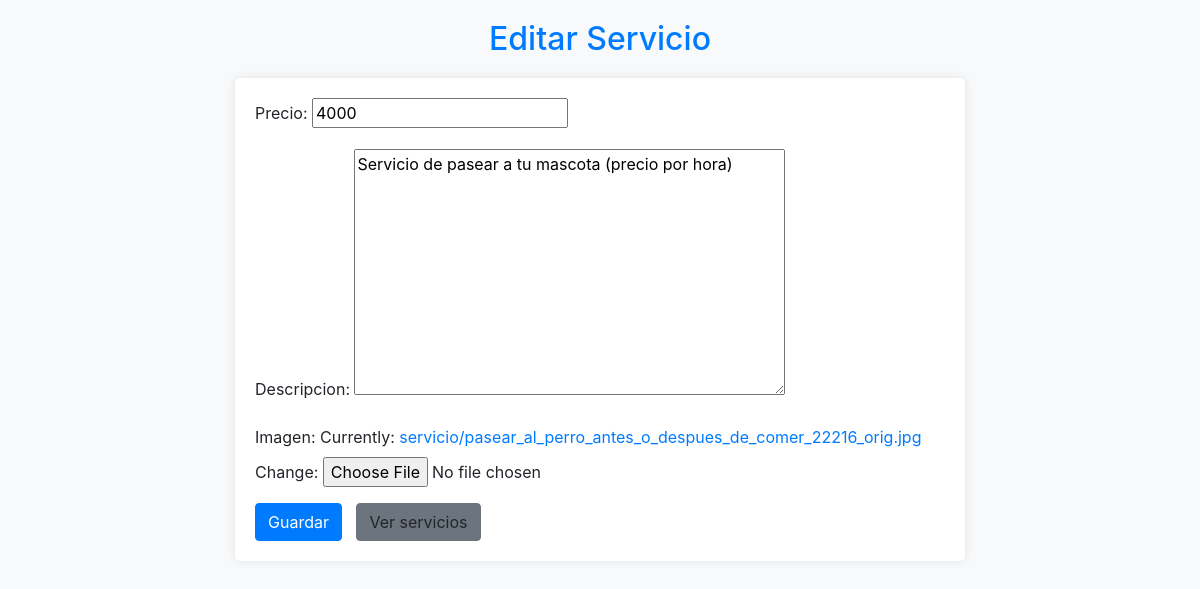
/petcare/editar/7/, run on the app's committed database.
### PetCare/models.py (models this page shows)
class Servicio(models.Model):
        id_servicio = models.AutoField(db_column='idServicio', primary_key=True)
        precio = models.CharField(max_length=10, null=True, default=None)
        imagen = models.ImageField(upload_to='servicio/', null='media/default.png')
        descripcion = models.TextField()

### PetCare/views.py (the view)
# urls.py: path('editar/<int:servicio_id>/', views.editar, name='editar'),
def editar(request, servicio_id):
    servicio = get_object_or_404(Servicio, id_servicio=servicio_id)
    if request.method == 'POST':
        form = ServicioForm(request.POST, request.FILES, instance=servicio)  # Añade request.FILES aquí
        if form.is_valid():
            form.save()
            return redirect('crud')
    else:
        form = ServicioForm(instance=servicio)
    return render(request, 'editar.html', {'form': form})

### PetCare/forms.py
class ServicioForm(forms.ModelForm):
    class Meta:
        model = Servicio
        fields = ['precio', 'descripcion', 'imagen']

### PetCare/templates/editar.html (shortened to what this page needs)
<!DOCTYPE html>
<html lang="en">
<head>
    <link href="https://stackpath.bootstrapcdn.com/bootstrap/4.3.1/css/bootstrap.min.css" rel="stylesheet">
</head>
<body>
    <div class="container">
        <div class="row justify-content-center">
            <div class="col-md-8">
                <h2 class="text-center">Editar Servicio</h2>
                <form method="post" class="form-group" enctype="multipart/form-data">
                    {{ form.as_p }}
                    <button type="submit" class="btn btn-primary">Guardar</button>
                    <a href="{% url 'crud' %}" class="btn btn-back">Ver servicios</a>
                </form>
            </div>
        </div>
    </div>
</body>
</html>

### PetCare/templates/editar.html (style rules this page uses)
body { background-color: #f8f9fa; padding: 20px; }
h2 { margin-bottom: 20px; color: #007bff; }
form { background-color: #ffffff; padding: 20px; border-radius: 5px; box-shadow: 0px 0px 10px rgba(0, 0, 0, 0.1); }
.btn-primary { margin-right: 10px; }
.btn-back { background-color: #6c757d; border-color: #6c757d; }

### data on the page
Servicio: precio "4000", descripcion "Servicio de pasear a tu mascota (precio por hora)"
